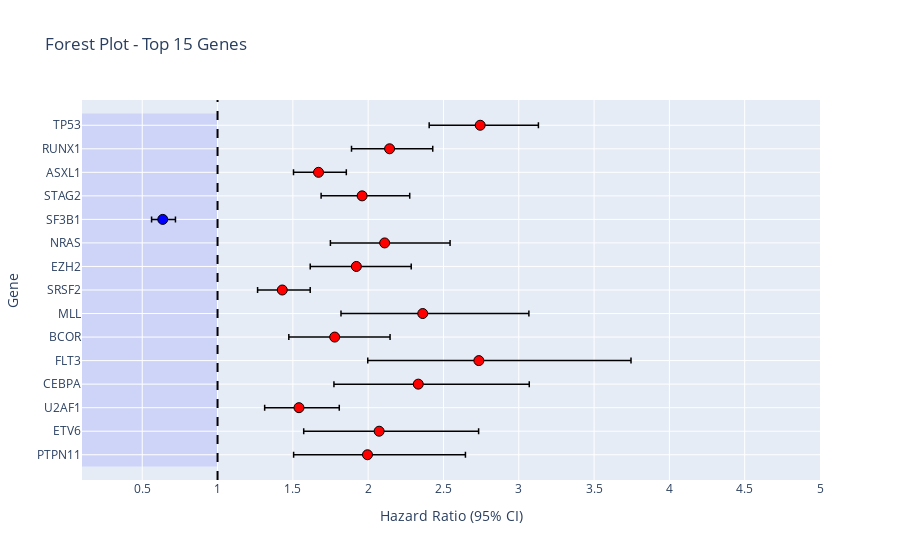

Notebook code cell kept with this figure:
### Code cell
# Forest Plot for Top 15 Genes with Plotly
top_n = 15
top_genes = df_ranking.head(top_n).copy()
top_genes = top_genes.iloc[::-1]  # Reverse for display from bottom to top

y_labels = top_genes['Gene'].tolist()
hr = top_genes['Hazard_Ratio'].values
hr_lower = top_genes['HR_CI_Lower'].values
hr_upper = top_genes['HR_CI_Upper'].values

# Error bars (95% CI)
xerr_lower = hr - hr_lower
xerr_upper = hr_upper - hr

colors_forest = ['red' if h > 1 else 'blue' for h in hr]

fig_forest = go.Figure()

fig_forest.add_trace(
    go.Scatter(
        x=hr,
        y=y_labels,
        mode='markers',
        marker=dict(
            color=colors_forest,
            size=10,
            line=dict(color='black', width=1)
        ),
        error_x=dict(
            type='data',
            symmetric=False,
            array=xerr_upper,
            arrayminus=xerr_lower,
            thickness=1.5,
            width=3
        ),
        hovertemplate='Gene: %{y}<br>HR: %{x:.2f}<extra></extra>'
    )
)

# Add vertical line at HR=1
fig_forest.add_vline(
    x=1,
    line_dash='dash',
    line_color='black'
)

# Determine x-range for shading
x_min = float(min(hr_lower.min(), 0.1))
x_max = float(max(hr_upper.max(), 5.0))

fig_forest.update_layout(
    title=f'Forest Plot - Top {top_n} Genes',
    xaxis=dict(
        title='Hazard Ratio (95% CI)',
        range=[x_min, x_max]
    ),
    yaxis=dict(
        title='Gene'
    ),
    shapes=[
        # Higher risk zone (HR > 1)
        dict(
            type='rect',
            x0=1,
            x1=x_max,
            y0=-0.5,
            y1=len(y_labels) - 0.5,
            fillcolor='rgba(255, 0, 0, 0.1)',
            line=dict(width=0),
            layer='below'
        ),
        # Protective zone (HR < 1)
        dict(
            type='rect',
            x0=x_min,
            x1=1,
            y0=-0.5,
            y1=len(y_labels) - 0.5,
            fillcolor='rgba(0, 0, 255, 0.1)',
            line=dict(width=0),
            layer='below'
        )
    ],
)

forest_path = '../../figures/gene_ranking_forest.html'
fig_forest.write_html(forest_path)
fig_forest.show()
print(f"Figure saved: {forest_path}")

### Figure 1 — Plotly figure (JSON) as saved in the notebook; plotly's stock layout.template omitted (floating-point values rounded to 4 significant figures)
{"data": [{"error_x": {"array": [0.6503, 0.6605, 0.2675, 0.7369, 1.01, 0.3676, 0.7048, 0.1854, 0.3644, 0.4344, 0.08414, 0.3161, 0.1845, 0.2866, 0.3865], "arrayminus": [0.4905, 0.5009, 0.2279, 0.56, 0.7377, 0.3046, 0.5428, 0.1641, 0.3063, 0.3602, 0.07431, 0.2722, 0.1662, 0.2527, 0.3388], "symmetric": false, "thickness": 1.5, "type": "data", "width": 3}, "hovertemplate": "Gene: %{y}<br>HR: %{x:.2f}<extra></extra>", "marker": {"color": ["red", "red", "red", "red", "red", "red", "red", "red", "red", "red", "blue", "red", "red", "red", "red"], "line": {"color": "black", "width": 1}, "size": 10}, "mode": "markers", "type": "scatter", "x": [1.996, 2.073, 1.541, 2.333, 2.735, 1.778, 2.362, 1.43, 1.922, 2.109, 0.6363, 1.96, 1.67, 2.142, 2.744], "y": ["PTPN11", "ETV6", "U2AF1", "CEBPA", "FLT3", "BCOR", "MLL", "SRSF2", "EZH2", "NRAS", "SF3B1", "STAG2", "ASXL1", "RUNX1", "TP53"]}], "layout": {"shapes": [{"line": {"color": "black", "dash": "dash"}, "type": "line", "x0": 1, "x1": 1, "xref": "x", "y0": 0, "y1": 1, "yref": "y domain"}, {"fillcolor": "rgba(0, 0, 255, 0.1)", "layer": "below", "line": {"width": 0}, "type": "rect", "x0": 0.1, "x1": 1, "y0": -0.5, "y1": 14.5}], "title": {"text": "Forest Plot - Top 15 Genes"}, "xaxis": {"range": [0.1, 5], "title": {"text": "Hazard Ratio (95% CI)"}}, "yaxis": {"title": {"text": "Gene"}}}}
